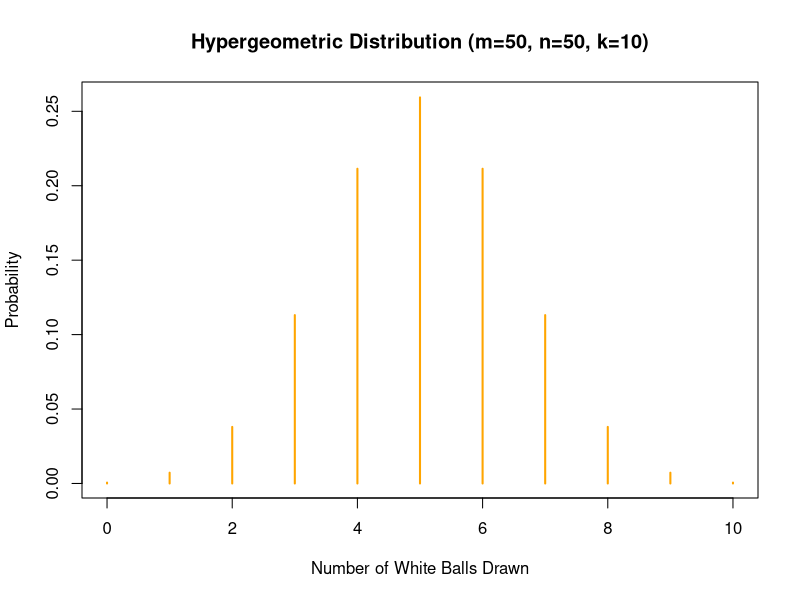

The R source for this figure:
# Filename: _059_hyper_geometric_dis.R
# Title: Hypergeometric Distribution
# Author: Raghava | GitHub: @raghavtwenty
# Date Created: June 24, 2024 | Last Updated: June 24, 2024
# Language: R | Version: 4.4.0

# Description of functions:
# dhyper: Hypergeometric probability mass function (pmf)
# phyper: Hypergeometric distribution cumulative distribution function (cdf)
# qhyper: Hypergeometric quantile function
# rhyper: Hypergeometric pseudorandom number generation

# Parameters for the hypergeometric distribution
m_param = 50  # Number of white balls
n_param = 50  # Number of black balls
k_param = 10  # Number of draws

# Define the number of white balls drawn
success = 0:k_param

# Calculate hypergeometric probabilities for drawing 'success' white balls
hypergeom_probabilities = dhyper(success,
    m = m_param,
    n = n_param,
    k = k_param
)

# Display the calculated probabilities
print(hypergeom_probabilities)

# Plot the hypergeometric probabilities
plot(success,
    hypergeom_probabilities,
    col = "orange",
    type = "h",
    lwd = 2,
    main = "Hypergeometric Distribution (m=50, n=50, k=10)",
    xlab = "Number of White Balls Drawn",
    ylab = "Probability"
)
